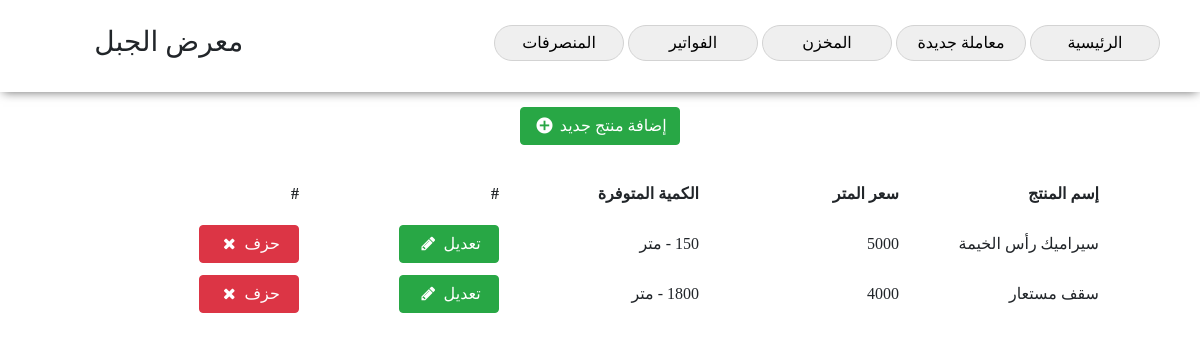
Page /store (signed in) on the earlier database version.
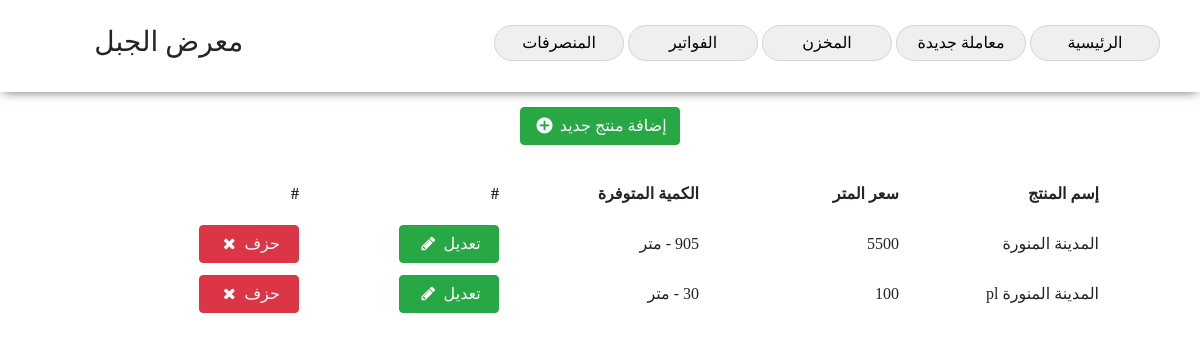
Same page on the later database version.
### model.py (models this page shows)
class Product(Model):
	name = CharField()
	price = IntegerField()
	mount = IntegerField()
	date = CharField()
	class Meta:
		database = db

### app.py (the view)
@app.route('/store')
def store():
	if not isLogedIn():
		return redirect(url_for('index'))
	products = Product.select()
	return render_template('store.html', products=products)

### app.py (called while the page is built)
def isLogedIn():
	try:
		cookie = session['session']
		print(cookie)
		if int(cookie) > 0:
			return True
		else:
			return False
	except:
		return False

### templates/store.html (shortened to what this page needs)
<!DOCTYPE html>
<html>
<head>
	<link rel="stylesheet" type="text/css" href="/static/css/bootstrap.css">
	<link rel="stylesheet" type="text/css" href="/static/css/fontello.css">
	<link rel="stylesheet" type="text/css" href="/static/css/style.css">
</head>
<body>
	<center>
		<nav class="shadow row">
			<div class="col-9" style="text-align: right;">
				<button
					onclick="location.href='/home'">الرئيسية</button>
				<button
					onclick="location.href='/deal'"
					>معاملة جديدة</button>
				<button
					onclick="location.href='/store'"
					>المخزن</button>
				<button
					onclick="location.href='/pills'"
					>الفواتير</button>
				<button
					onclick="location.href='/cuts'"
					>المنصرفات</button>
			</div>
			<div class="col-3">
				<h3>معرض الجبل</h3>
			</div>
		</nav>
		<div class="store_container">
			<div>
				<button class="btn btn-success"
					onclick="location.href='/newproduct'"
				>إضافة منتج جديد <i class="icon-plus-circle"></i></button>
			</div>
			{% if products %}
			<div>
				<br>
				<table>
					<thead>
						<tr>
							<th>إسم المنتج</th>
							<th>سعر المتر</th>
							<th>الكمية المتوفرة</th>
							<th>#</th>
							<th>#</th>
						</tr>
					</thead>
					<tbody>
						{% for pr in products %}
						<tr>
							<td>{{ pr.name }}</td>
							<td>{{ pr.price }}</td>
							<td>{{ pr.mount }} - متر</td>
							<td>
								<button class="edit_product_button btn btn-success">تعديل <i class="icon-pencil-2"></i></button>
							</td>
							<td>
								<button class="edit_product_button btn btn-danger"
									onclick="deleteProduct( {{pr.id}} )"
								>حزف <i class="icon-cancel-2"></i></button>
							</td>
						</tr>
						{% endfor %}
					</tbody>
				</table>
			</div>
			{% else %}
			<h3>لا توجد منتجات</h3>
			{% endif %}
		</div>
	</center>
</body>
</html>

Differences in the rows shown:
removed Product: name "سيراميك رأس الخيمة", price "5000"
removed Product: name "سقف مستعار", price "4000"
added Product: name "المدينة المنورة", price "5500", mount "905"
added Product: name "المدينة المنورة pl", price "100", mount "30"
